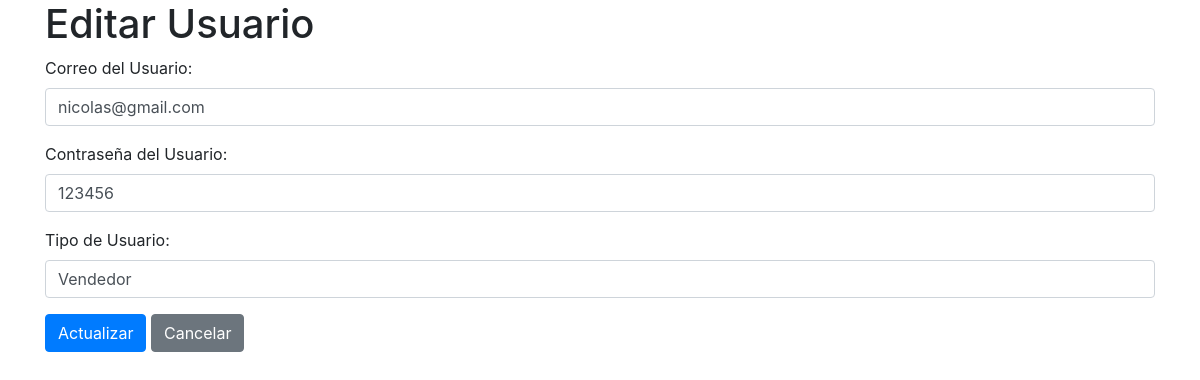
The app's page /php/usu/editar_usuario.php?id=141773992 with its own data.
### tables this page shows
CREATE TABLE `usuarios` (
  `Rut` varchar(11) NOT NULL,
  `Correo` varchar(50) DEFAULT NULL,
  `Contraseña` varchar(15) DEFAULT NULL,
  `Tipo` varchar(15) DEFAULT NULL
);

### php/usu/editar_usuario.php (the view, shortened to what this page needs)
<?php
include '../../php/conexion.php';
$rut = $_GET['id'];
$sql = "SELECT * FROM usuarios WHERE Rut='$rut'";
$resultado = $conexion->query($sql);
$usuario = $resultado->fetch_assoc();
?>
<!DOCTYPE html>
<html lang="en">
<head>
    <link rel="stylesheet" href="https://cdnjs.cloudflare.com/ajax/libs/twitter-bootstrap/4.6.0/css/bootstrap.min.css">
</head>
<body>
    <div class="container">
        <h1>Editar Usuario</h1>
        <form method="post" action="">
            <div class="form-group">
                <label for="correo">Correo del Usuario:</label>
                <input type="email" class="form-control" id="correo" name="correo" value="<?php echo $usuario['Correo']; ?>" required>
            </div>
            <div class="form-group">
                <label for="contrasena">Contraseña del Usuario:</label>
                <input type="text" class="form-control" id="contrasena" name="contrasena" value="<?php echo $usuario['Contraseña']; ?>" required>
            </div>
            <div class="form-group">
                <label for="tipo">Tipo de Usuario:</label>
                <input type="text" class="form-control" id="tipo" name="tipo" value="<?php echo $usuario['Tipo']; ?>" required>
            </div>
            <button type="submit" class="btn btn-primary">Actualizar</button>
            <a href="../../paginas/mantenedores/usuarios.php" class="btn btn-secondary">Cancelar</a>
        </form>
    </div>
</body>
</html>

### records on screen
usuarios: correo "nicolas@gmail.com", contrasena "123456", tipo "Vendedor"
